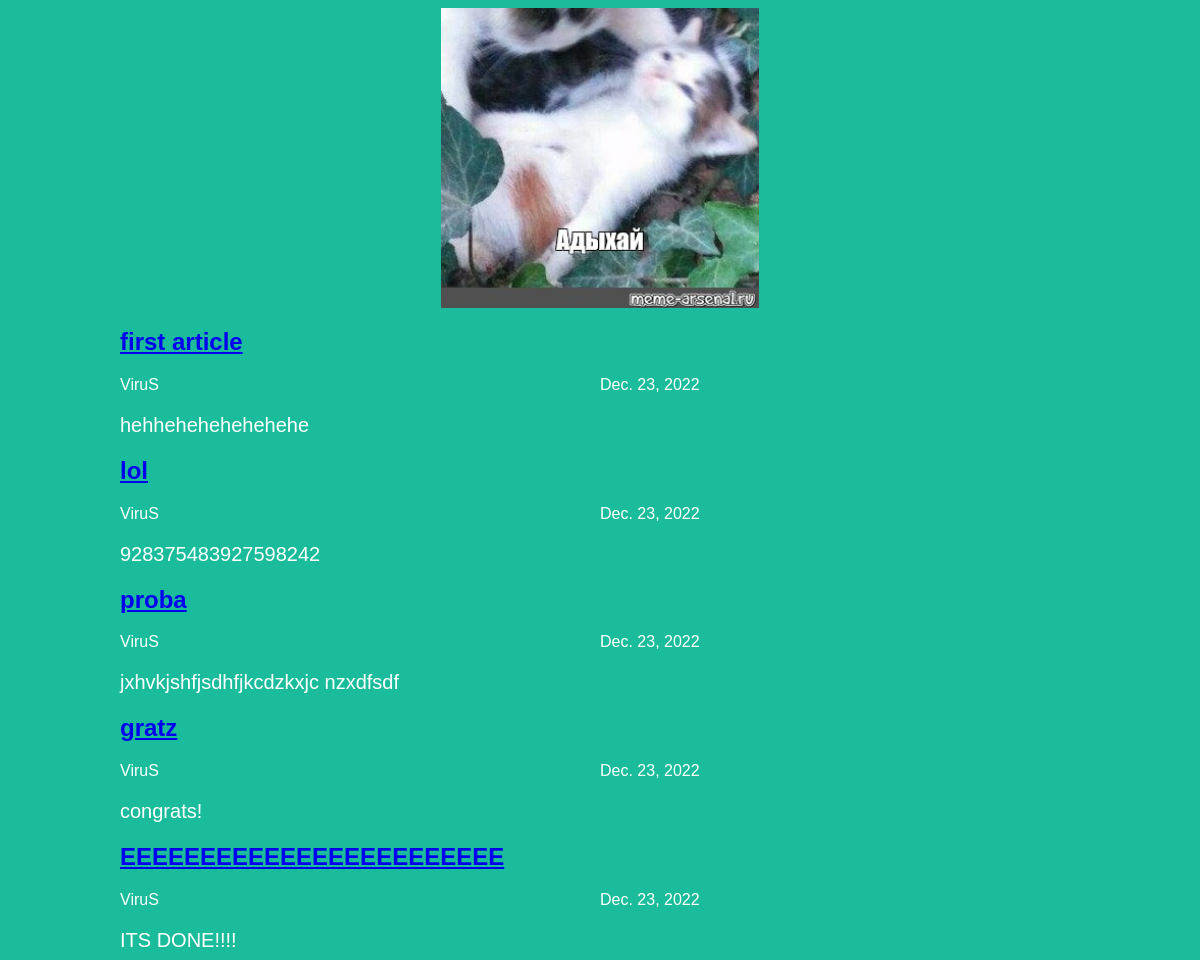
The app's page /articles/ with its own data.
### articles/models.py (models this page shows, shortened)
class Article(models.Model):
    id = models.BigAutoField(primary_key=True)
    title = models.CharField(max_length=200)
    author = models.ForeignKey(User, on_delete=models.CASCADE)
    text = models.TextField()
    created_date = models.DateField(auto_now_add=True)
    def get_excerpt(self):
        return self.text[:140] if len(self.text) > 140 else self.text

### articles/views.py (the view)
# urls.py: path('articles/', views.archive,),
def archive(request):
   return render(request, 'archive.html', {"posts": Article.objects.all()})

### articles/templates/archive.html (shortened to what this page needs)
<!DOCTYPE html>
<html lang="en">
<head>
    <link rel="stylesheet" href="{{ STATIC_URL }}/static/index.css">
</head>
<body class="archive">
    {% load static %}
    <div class="header">
        <img src="{{ STATIC_URL }}/static/54.jpg" alt="Logo image" />
    </div>
    {% for post in posts %}
    <div class="one-post">
        <a href="/articles/{{post.id}}/"><h2 class="post-title">{{ post.title }}</h2></a>
        <div class="article-info">
            <div class="article-author">{{ post.author.username }}</div>
            <div class="article-created- date">{{ post.created_date }}</div>
        </div>
        <p class="article-text">{{ post.get_excerpt }}</p>
    </div>
    {% endfor %}
</body>
</html>

### articles/static/index.css (style rules this page uses)
body { background: #1abc9c; font-family: Tahoma, Arial, sans-serif; color: #ffffff; }
.archive { width: 960px; margin-left: auto; margin-right: auto; }
img { height: 500px; display: block; width: 518px; margin-left: auto; margin-right: auto; }
.article-author { width: 50%; float: left; }
p, h4 { font-size: 20px; margin-bottom: 0; }
img { height: 300px; width: auto; }

### records on screen
Article: title "first article", author.username "ViruS", created_date "Dec. 23, 2022", get_excerpt "hehhehehehehehehe"
Article: title "lol", author.username "ViruS", created_date "Dec. 23, 2022", get_excerpt "928375483927598242"
Article: title "proba", author.username "ViruS", created_date "Dec. 23, 2022", get_excerpt "jxhvkjshfjsdhfjkcdzkxjc nzxdfsdf"
Article: title "gratz", author.username "ViruS", created_date "Dec. 23, 2022", get_excerpt "congrats!"
Article: title "EEEEEEEEEEEEEEEEEEEEEEEE", author.username "ViruS", created_date "Dec. 23, 2022", get_excerpt "ITS DONE!!!!"
